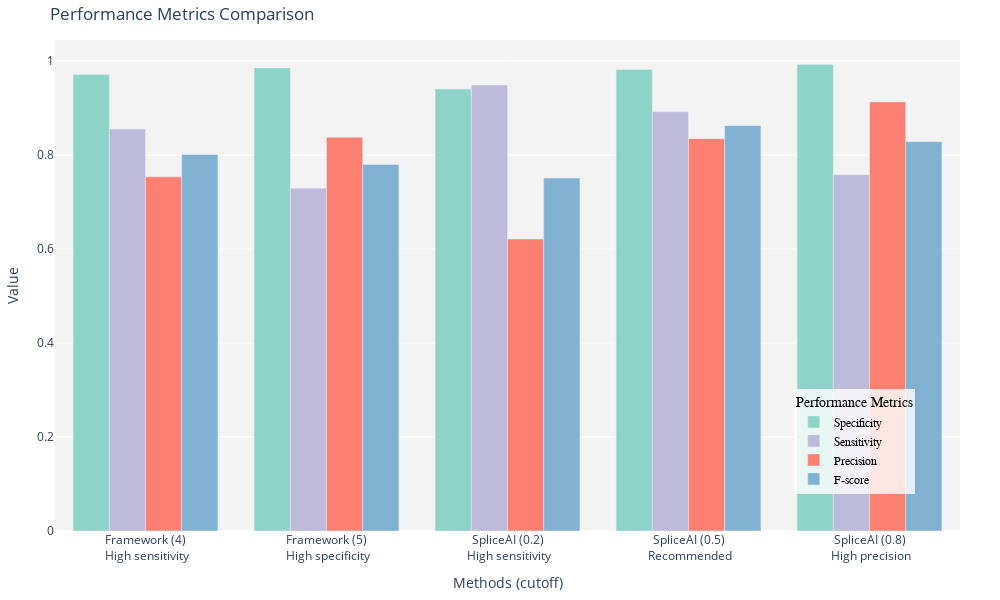

Notebook code cell kept with this figure:
### Code cell
# Compare the performance of the two models
# Confusion matrix
th_4, th_5 = 4, 5
th_02, th_05, th_08 = 0.2, 0.5, 0.8
thresholds_fw = [th_4, th_5]
thresholds_spl = [th_02, th_05, th_08]

def calculate_performance_metrics_fw(data, threshold):
    data['Prediction'] = data['PriorityScore'] >= threshold
    tn, fp, fn, tp = confusion_matrix(data['LABEL'], data['Prediction']).ravel()
    specificity = tn / (tn + fp) if (tn + fp) else 0
    sensitivity = tp / (tp + fn) if (tp + fn) else 0
    accuracy = accuracy_score(data['LABEL'], data['Prediction'])
    precision = precision_score(data['LABEL'], data['Prediction'])
    f1 = f1_score(data['LABEL'], data['Prediction'])
    return specificity, sensitivity, accuracy, precision, f1

def calculate_performance_metrics_spl(data, threshold):
    data['Prediction'] = data['maxsplai'] >= threshold
    tn, fp, fn, tp = confusion_matrix(data['LABEL'], data['Prediction']).ravel()
    specificity = tn / (tn + fp) if (tn + fp) else 0
    sensitivity = tp / (tp + fn) if (tp + fn) else 0
    accuracy = accuracy_score(data['LABEL'], data['Prediction'])
    precision = precision_score(data['LABEL'], data['Prediction'])
    
    f1 = f1_score(data['LABEL'], data['Prediction'])
    return specificity, sensitivity, accuracy, precision, f1

performance_metrics = []
for threshold in thresholds_fw:
    specificity, sensitivity, accuracy, precision, f1 = calculate_performance_metrics_fw(data, threshold)
    performance_metrics.append({'Threshold': threshold, 'Specificity': specificity, 'Sensitivity': sensitivity, 'Accuracy': accuracy, 'Precision': precision, 'F1': f1})

for threshold in thresholds_spl:
    specificity, sensitivity, accuracy, precision, f1 = calculate_performance_metrics_spl(data, threshold)
    performance_metrics.append({'Threshold': threshold, 'Specificity': specificity, 'Sensitivity': sensitivity, 'Accuracy': accuracy, 'Precision': precision, 'F1': f1})

performance_metrics_df = pd.DataFrame(performance_metrics)
columns = ['Category', 'Specificity', 'Sensitivity', 'Accuracy', 'Precision', 'F1']
performance_metrics_df.columns = columns
performance_metrics_df.replace(
    {'Category': {
        4.0: 'Framework (4)<br> High sensitivity', 
        5.0: 'Framework (5)<br> High specificity', 
        0.2: 'SpliceAI (0.2)<br> High sensitivity', 
        0.5: 'SpliceAI (0.5)<br> Recommended', 
        0.8: 'SpliceAI (0.8)<br> High precision'
        }}, inplace=True)

# print(performance_metrics_df)

colors = ['#8dd3c7', '#ffffb3', '#bebada', '#fb8072', '#80b1d3']

fig = go.Figure()

# Add traces with ggplot2 style
fig.add_trace(go.Bar(x=performance_metrics_df['Category'], y=performance_metrics_df['Specificity'], name='Specificity', marker_color=colors[0]))
fig.add_trace(go.Bar(x=performance_metrics_df['Category'], y=performance_metrics_df['Sensitivity'], name='Sensitivity', marker_color=colors[2]))
# fig.add_trace(go.Bar(x=performance_metrics_df['Category'], y=performance_metrics_df['Accuracy'], name='Accuracy', marker_color=colors[2]))
fig.add_trace(go.Bar(x=performance_metrics_df['Category'], y=performance_metrics_df['Precision'], name='Precision', marker_color=colors[3]))
fig.add_trace(go.Bar(x=performance_metrics_df['Category'], y=performance_metrics_df['F1'], name='F-score', marker_color=colors[4]))

# Add titles and labels with ggplot2 style using bar plot
fig.update_layout(title='Performance Metrics Comparison',
                  xaxis_title='Methods (cutoff)',
                  yaxis_title='Value',
                  legend_title='Performance Metrics',
                  plot_bgcolor='rgba(243, 243, 243, 1)',
                  paper_bgcolor='rgba(243, 243, 243, 0)',
                  legend=dict(y=0.075, x=0.95, xanchor='right', yanchor='bottom', 
                              bgcolor='rgba(255, 255, 255, 0.8)',
                              bordercolor='rgba(0, 0, 0, 0)',
                              font=dict(family="Arial, sans-serif", size=12, color="black")),
                  margin=dict(l=40, r=40, t=40, b=40)
                  )

# add annotations on top of the bars
font = dict(family="Arial, sans-serif", size=9, color="black")
# for i, row in performance_metrics_df.iterrows():
#     fig.add_annotation(x=row['Category'], y=row['Specificity'], text=f"{row['Specificity']:.3f}", showarrow=False, font=font, xshift=-42, yshift=10)
#     fig.add_annotation(x=row['Category'], y=row['Sensitivity'], text=f"{row['Sensitivity']:.3f}", showarrow=False, font=font, xshift=-14, yshift=10)
#     fig.add_annotation(x=row['Category'], y=row['Accuracy'], text=f"{row['Accuracy']:.3f}", showarrow=False, font=font, xshift=14, yshift=10)
# #     fig.add_annotation(x=row['Category'], y=row['Precision'], text=f"{row['Precision']:.3f}", showarrow=False, font=font, xshift=15, yshift=10)
#     fig.add_annotation(x=row['Category'], y=row['F1'], text=f"{row['F1']:.3f}", showarrow=False, font=font, xshift=42, yshift=10)

# fig.add_annotation(x='Framework (2)<br> High sensitivity', 
#                    y='Specificity', text="0.970", 
#                    showarrow=False, font=font, xshift=10, yshift=0)


fig.update_layout(barmode='group')
fig.update_xaxes(categoryorder='total ascending')
fig.update_layout(width=1000, height=600)

fig.update_xaxes(categoryorder='array')
                #  categoryarray=['FW_2', 'FW_3', 'SPL_0.2', 'SPL_0.5', 'SPL_0.8'])
fig.write_html("performance-metrics.html")

# Show figure
fig.show()

### Figure 1 — Plotly figure (JSON) as saved in the notebook; plotly's stock layout.template omitted (floating-point values rounded to 4 significant figures)
{"data": [{"marker": {"color": "#8dd3c7"}, "name": "Specificity", "type": "bar", "x": ["Framework (4)<br> High sensitivity", "Framework (5)<br> High specificity", "SpliceAI (0.2)<br> High sensitivity", "SpliceAI (0.5)<br> Recommended", "SpliceAI (0.8)<br> High precision"], "y": [0.9711, 0.9854, 0.9403, 0.9818, 0.9925]}, {"marker": {"color": "#bebada"}, "name": "Sensitivity", "type": "bar", "x": ["Framework (4)<br> High sensitivity", "Framework (5)<br> High specificity", "SpliceAI (0.2)<br> High sensitivity", "SpliceAI (0.5)<br> Recommended", "SpliceAI (0.8)<br> High precision"], "y": [0.8552, 0.7296, 0.9489, 0.8922, 0.7582]}, {"marker": {"color": "#fb8072"}, "name": "Precision", "type": "bar", "x": ["Framework (4)<br> High sensitivity", "Framework (5)<br> High specificity", "SpliceAI (0.2)<br> High sensitivity", "SpliceAI (0.5)<br> Recommended", "SpliceAI (0.8)<br> High precision"], "y": [0.7536, 0.8378, 0.6214, 0.8348, 0.913]}, {"marker": {"color": "#80b1d3"}, "name": "F-score", "type": "bar", "x": ["Framework (4)<br> High sensitivity", "Framework (5)<br> High specificity", "SpliceAI (0.2)<br> High sensitivity", "SpliceAI (0.5)<br> Recommended", "SpliceAI (0.8)<br> High precision"], "y": [0.8012, 0.7799, 0.751, 0.8626, 0.8284]}], "layout": {"barmode": "group", "height": 600, "legend": {"bgcolor": "rgba(255, 255, 255, 0.8)", "bordercolor": "rgba(0, 0, 0, 0)", "font": {"color": "black", "family": "Arial, sans-serif", "size": 12}, "title": {"text": "Performance Metrics"}, "x": 0.95, "xanchor": "right", "y": 0.075, "yanchor": "bottom"}, "margin": {"b": 40, "l": 40, "r": 40, "t": 40}, "paper_bgcolor": "rgba(243, 243, 243, 0)", "plot_bgcolor": "rgba(243, 243, 243, 1)", "title": {"text": "Performance Metrics Comparison"}, "width": 1000, "xaxis": {"categoryorder": "array", "title": {"text": "Methods (cutoff)"}}, "yaxis": {"title": {"text": "Value"}}}}
